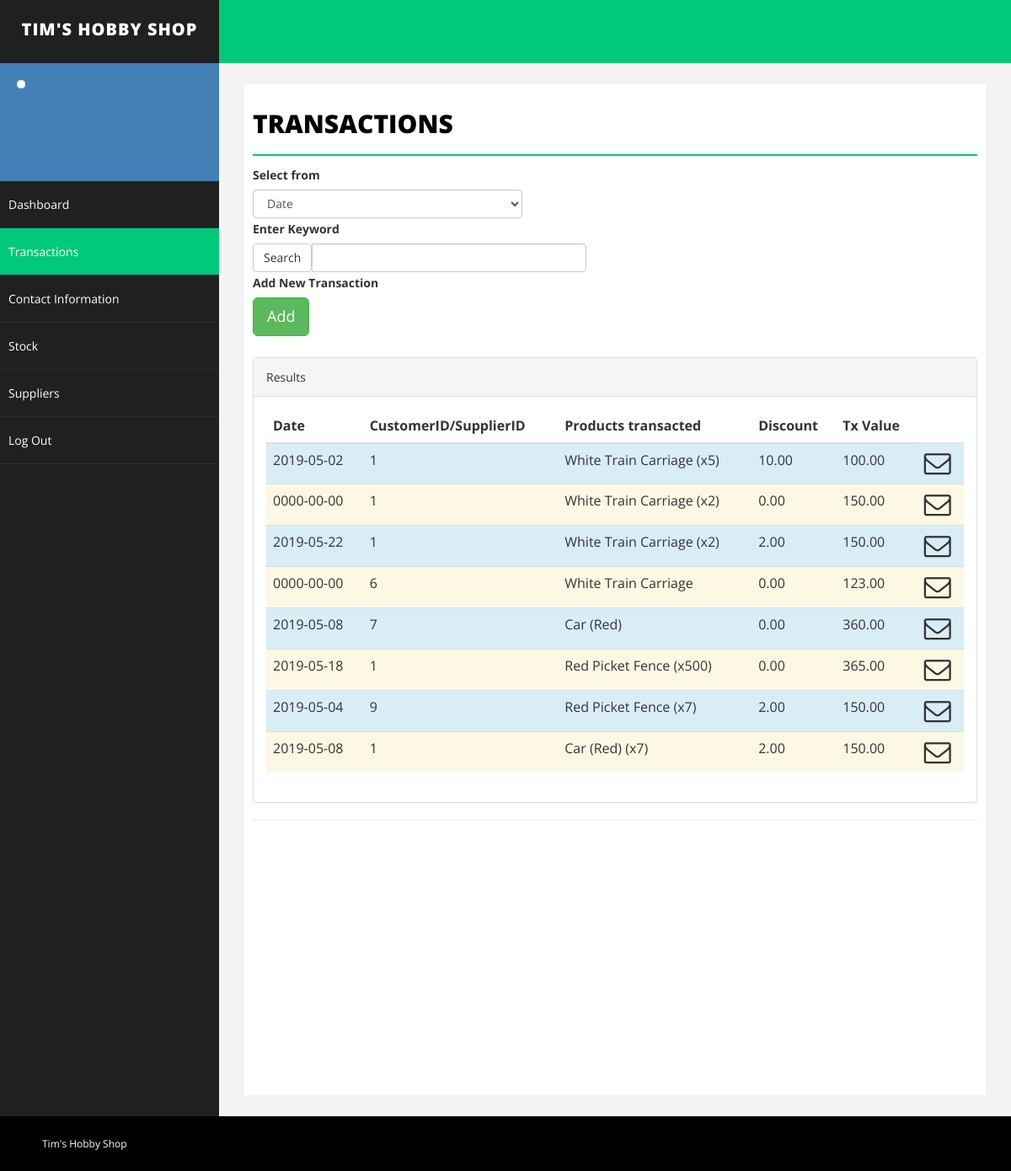
Screenshot of /transactions.php with the database file from the repository.
### tables this page shows
CREATE TABLE `sale` (
  `SaleID` int(5) NOT NULL,
  `CustomerID` int(5) NOT NULL,
  `EmployeeID` int(5) NOT NULL,
  `ItemID` int(5) NOT NULL,
  `TransactionID` int(5) NOT NULL,
  `Date` date NOT NULL,
  `Quantity` int(5) NOT NULL,
  `Discount` decimal(7,2) NOT NULL,
  `TotalValue` decimal(7,2) NOT NULL
);

CREATE TABLE `modelitem` (
  `ItemID` int(5) NOT NULL,
  `Name` varchar(30) NOT NULL,
  `ModelType` varchar(30) NOT NULL,
  `SubjectArea` varchar(30) NOT NULL,
  `SellPrice` decimal(7,2) NOT NULL,
  `BuyPrice` decimal(7,2) NOT NULL,
  `DateOfIntroduction` date NOT NULL,
  `Description` varchar(50) NOT NULL,
  `ItemAvailability` tinyint(1) NOT NULL,
  `SupplierID` int(5) NOT NULL
);

### classes/cSale.php (called while the page is built, shortened)
<?php
require_once ("cDefaultTable.php");
class cSale extends cDefaultTable {
	public function __construct(){
		$this->tableName = 'sale';
		$this->rowCount = 20;
		$this->pageCount = 0;
	}
}
?>

### classes/dbConnect.php (called while the page is built, shortened)
<?php
class dbConnect {
	private static $db = null;
	private $conn;
	private $DB_SERVER = 'localhost';
	private $DB_USERNAME = 'admin1';
	private $DB_PASSWORD = 'admin1';
	private $DB_NAME = 'project334';
	public function __construct(){
		 $this->conn = mysqli_connect($this->DB_SERVER, $this->DB_USERNAME, $this->DB_PASSWORD, $this->DB_NAME);
	}
	public static function startDB(){
		if (!self::$db) {
			self::$db = new dbConnect();
		}
		return self::$db;
	}
	public function dbQuery($sql){
		return $this->conn->query($sql);
	}
}
?>

### classes/cDefaultTable.php (called while the page is built, shortened)
<?php
require_once("dbConnect.php");
class cDefaultTable {
	public $tableName;
	public $pageCount;
	public $rowCount;
	public function getTableData($constraint){
		if ($constraint != ""){
			$constraint = " WHERE " . $constraint;
		}
		$this->tableData = array();
		$pageCount = $this->pageCount;
		$rowCount = $this->rowCount;
		$this->rowTotal = 0;
		$db = dbConnect::startDB();
		$SQLquery = "SELECT * FROM " . $this->tableName . $constraint;
		$result = $db->dbQuery($SQLquery);
		$data = mysqli_fetch_row($result);
		$this->pageTotal = $data[0];
		if ($rowCount > 0){
			$this->rowTotal = ceil($this->pageTotal/$rowCount);
		} else {
			$this->rowTotal = 1;
		}
		if ($pageCount == '' || $pageCount <= '1'){
			$pageCount = 1;
		} elseif ($pageCount > $this->rowTotal) {
			$pageCount = $this->rowTotal;
		}
		if ($rowCount > 0){
			$addLimit = 'LIMIT ' . ($pageCount - 1) * $rowCount . ',' . $rowCount;
		} else {
			$addLimit = NULL;
		}
		$SQLquery .= " " .$addLimit;
		$result = $db->dbQuery($SQLquery);
		while($row = $result->fetch_assoc()){
			$this->tableData[] = $row;
		}
		return $this->tableData;
	}
}

### classes/cModelItem.php (called while the page is built, shortened)
<?php
require_once ("cDefaultTable.php");
class cModelItem extends cDefaultTable {
	public function __construct(){
		$this->tableName = 'modelitem';
		$this->rowCount = 20;
		$this->pageCount = 0;
	}
}
?>

### transactions.php (the view, shortened to what this page needs)
<html xmlns="http://www.w3.org/1999/xhtml">
<?php
	require_once ("classes\cSale.php");
	require_once ("classes\cModelItem.php");
	$profilePic = $_SESSION['userData']['ImageLocation'];
?>
    <link href="assets/css/bootstrap.css" rel="stylesheet">
    <link href="assets/css/font-awesome.css" rel="stylesheet">
    <link href="assets/css/basic.css" rel="stylesheet">
    <link href="assets/css/custom.css" rel="stylesheet">
    <div id="wrapper">
        <nav class="navbar navbar-default navbar-cls-top " role="navigation" style="margin-bottom: 0">
            <div class="navbar-header">
                <a class="navbar-brand" href="dashboard.php">Tim's hobby shop</a>
            </div>
            <div class="header-right">
            </div>
        </nav>
        <nav class="navbar-default navbar-side" role="navigation">
            <div class="sidebar-collapse">
                <ul class="nav" id="main-menu">
                    <li>
                        <div class="user-img-div">
                            <img src="<?php echo $profilePic ?>" class="img-thumbnail">
                            <div class="inner-text">
                            <br>
                            </div>
                        </div>
                    </li>
                    <li>
                        <a class="" href="dashboard.php">Dashboard</a>
                    </li>
                    <li>
                        <a class="active-menu" href="transactions.php">Transactions</a>
                    </li>
                     <li>
                        <a href="customerinfo.php">Contact Information</a>
                    </li>
                    <li>
                        <a href="stock.php">Stock</a>
                    </li>
                     <li class="">
                        <a href="supplier.php">Suppliers</a>
                    </li>
                    <li>
                        <a href="login.php">Log Out</a>
                    </li>
                </ul>
            </div>
        </nav>
        <div id="page-wrapper">
            <div id="page-inner">
                <div class="row">
                    <div class="col-md-12">
                        <h1 class="page-head-line">Transactions</h1>
                    </div>
                </div>
				<label>Select from</label>
<select class="form-control" style=" width: 320px;
">
                                                <option>Date</option>
                </select>
				<label>Enter Keyword</label>
<div class="input-group" style="
    width: 320px;
">
      <span class="form-group input-group-btn">
		<form action="<?php echo htmlspecialchars($_SERVER["PHP_SELF"]); ?>" method="post">
			<input class="btn btn-default" type="submit" value="Search">
		</form>
      </span>
      <input type="text" class="form-control" style="
    width: 326px;
">
    </div>
	<label>Add New Transaction</label>
	<br>
	<a href="addsale.php" class="btn btn-success btn-lg">Add</a>
	<br/>
	<br/>
	<div class="panel panel-default">
                        <div class="panel-heading">
                            Results
                        </div>
                        <div class="panel-body">
                            <div class="table-responsive">
                                <table class="table">
                                    <thead>
                                        <tr>
                                            <th>Date</th>
                                            <th>CustomerID/SupplierID</th>
                                            <th>Products transacted</th>
                                            <th>Discount</th>
											<th>Tx Value</th>
                                        </tr>
                                    </thead>
                                    <tbody>
                                        <?php
	$classType = false;
	$sale = new cSale();
	$sql = "";
	$saleData = $sale->getTableData($sql);
	$itemDesc = new cModelItem();
	foreach ($saleData as $row){
		$itemDate = "";
		$itemCust = "";
		$itemID = "";
		$itemDisc = "";
		$itemVal = "";
		if ($classType){
			$tblData = '<tr class="warning">';
			$classType = false;
		} else {
			$tblData = '<tr class="info">';
			$classType = true;
		}
		foreach ($row as $column => $item){
			switch($column){
				case "Date":
					$itemDate = $item;
					break;
				case "CustomerID":
					$itemCust = $item;
					break;
				case "ItemID":
					$sql = "ItemID = " . $item;
					$itemData = $itemDesc->getTableData($sql);
					if ($row["Quantity"] > 1){
						$itemID = $itemData[0]["Name"] . " (x" . $row["Quantity"] . ")";
					} else {
						$itemID = $itemData[0]["Name"];
					}
					break;
				case "Discount":
					$itemDisc = $item;
					break;
				case "TotalValue":
					$itemVal = $item;
					break;
				default:
					break;
			}
		}
		$tblData .= '<td>' . $itemDate . '</td>';
		$tblData .= '<td>' . $itemCust . '</td>';
		$tblData .= '<td>' . $itemID . '</td>';
		$tblData .= '<td>' . $itemDisc . '</td>';
		$tblData .= '<td>' . $itemVal . '</td>';
		$tblData .= '<td><i class="fa fa-envelope-o fa-2x" title="Email Receipt">';
		$tblData .= '</tr>';
		echo $tblData;
	}
?>
                                    </tbody>
                                </table>
                            </div>
                        </div>
                    </div>
                <hr>
            </div>
        </div>
    </div>
    <div id="footer-sec">
        Tim's Hobby Shop <a href="dashboard.php" target="_blank"></a>
    </div>
</h<html></body></html>

### assets/css/basic.css (style rules this page uses)
#wrapper { width: 100%; background: #202020; }
#page-wrapper { padding: 15px 15px; min-height: 600px; background: #F3F3F3; }
#page-inner { width: 100%; margin: 10px 20px 10px 0px; background-color: #fff!important; padding: 10px; min-height: 1200px; }
.page-head-line { font-size: 30px; text-transform: uppercase; color: #000; font-weight: 800; padding-bottom: 20px; border-bottom: 2px solid #00CA79; margin-bottom: 10px; }
.navbar-cls-top .navbar-brand { color: #fff; background: #202020; width: 260px; text-align: center; height: 75px; font-size: 20px; letter-spacing: 1px; font-weight: 900; padding-top: 25px; text-transform:uppercase; }
.header-right { color: #fff; padding: 15px 50px 5px 50px; float: right; font-size: 16px; }
.user-img-div { min-height: 140px; padding: 20px; background-color: #4380B8; }
.user-img-div img { max-height: 60px; }
.user-img-div .inner-text { text-align: right; position: relative; color: #fff; font-weight: 800; line-height: 25px; }
.active-menu { background-color: #00CA79!important; }
.sidebar-collapse, .sidebar-collapse .nav { background: none; }
.sidebar-collapse .nav { padding: 0; }
.sidebar-collapse .nav > li > a { color: #fff; background: #202020; text-shadow: none; padding: 15px 40px; border-bottom: 1px solid #2F2E31; }
.sidebar-collapse > .nav > li > a { padding: 15px 10px; }
.navbar-side { border: none; background-color: #202020; }
.navbar-cls-top { background: #00CA79; border-bottom: none; }
.navbar-default { border: 0px solid black; }
.navbar-header { background: #000000; }
#footer-sec { background-color:#000; padding:20px 50px; color:#fff; font-size:12px; }
@media (min-width:768px) { #page-wrapper { margin: 0 0 0 260px; padding: 15px 30px; min-height: 1200px; } }
@media (min-width:768px) { .navbar-side { z-index: 1; position: absolute; width: 260px; } }
@media (min-width:768px) { .navbar { border-radius: 0px; } }

### rows the page displays
sale: Date "2019-05-02", CustomerID "1", itemID "White Train Carriage (x5)", Discount "10.00", TotalValue "100.00"
sale: Date "0000-00-00", CustomerID "1", itemID "White Train Carriage (x2)", Discount "0.00", TotalValue "150.00"
sale: Date "2019-05-22", CustomerID "1", itemID "White Train Carriage (x2)", Discount "2.00", TotalValue "150.00"
sale: Date "0000-00-00", CustomerID "6", ItemID.Name "White Train Carriage", Discount "0.00", TotalValue "123.00"
sale: Date "2019-05-08", CustomerID "7", ItemID.Name "Car (Red)", Discount "0.00", TotalValue "360.00"
sale: Date "2019-05-18", CustomerID "1", itemID "Red Picket Fence (x500)", Discount "0.00", TotalValue "365.00"
sale: Date "2019-05-04", CustomerID "9", itemID "Red Picket Fence (x7)", Discount "2.00", TotalValue "150.00"
sale: Date "2019-05-08", CustomerID "1", itemID "Car (Red) (x7)", Discount "2.00", TotalValue "150.00"
